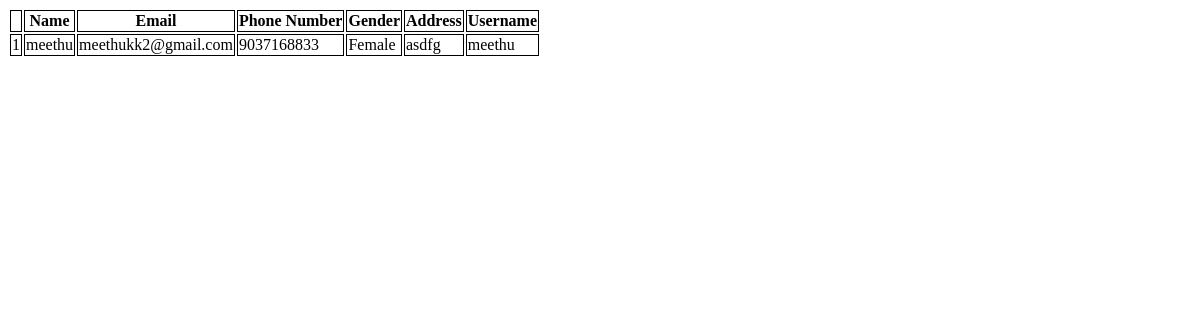
/userdetails, run on an earlier commit of the app's database.
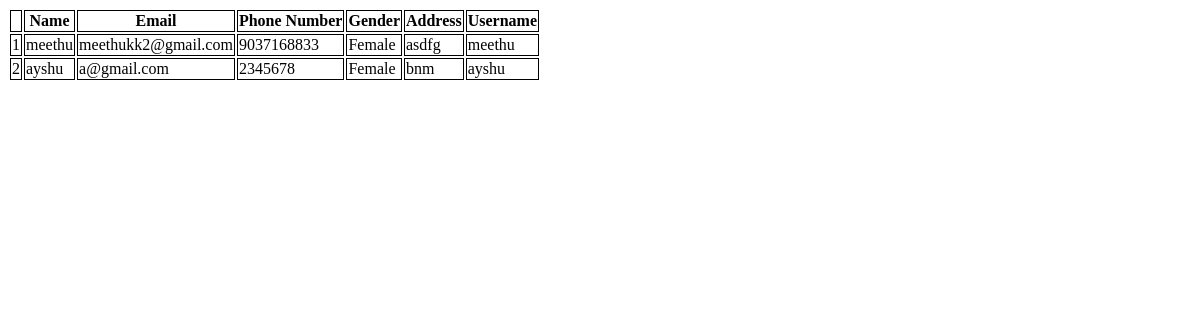
And on a later commit of the database.
### App/models.py (models this page shows)
class User_details(models.Model):
    user_id=models.ForeignKey(User,on_delete=models.CASCADE)
    phone_number=models.CharField(max_length=10,unique=True,null=True,blank=True)
    gender=models.CharField(max_length=10)
    address=models.TextField()

### App/views.py (the view)
# urls.py: path('userdetails',views.user_details,name='userdetails'),
def user_details(request):
    data=User_details.objects.all()
    return render(request,'user_details.html',{'data':data})

### template/user_details.html (shortened to what this page needs)
<!DOCTYPE html>
<html lang="en">
<head>
</head>
<body>
    <table>
        <tr>
            <th></th>
            <th>Name</th>
            <th>Email</th>
            <th>Phone Number</th>
            <th>Gender</th>
            <th>Address</th>
            <th>Username</th>
        </tr>
        {% for x in data %}
        <tr>
            <td>{{ forloop.counter}}</td>
            <td>{{x.user_id.first_name}}</td>
            <td>{{x.user_id.email}}</td>
            <td>{{x.phone_number}}</td>
            <td>{{x.gender}}</td>
            <td>{{x.address}}</td>
            <td>{{x.user_id.username}}</td>
        </tr>
        {% endfor %}
    </table>
</body>
</html>

What changed in the data, as far as the page shows it:
added User_details: user_id.first_name "ayshu", user_id.email "a@gmail.com", phone_number "2345678", gender "Female", address "bnm", user_id.username "ayshu"
